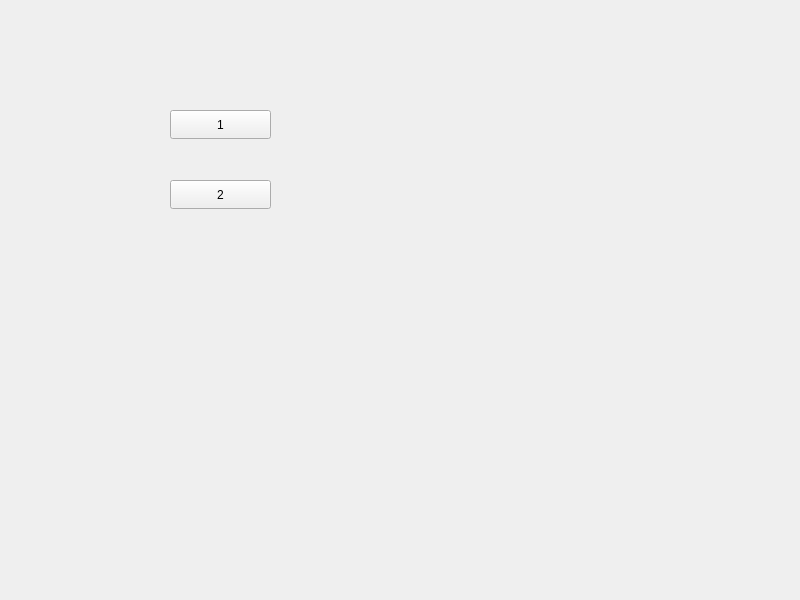
<?xml version="1.0" encoding="UTF-8"?>
<ui version="4.0">
 <class>Widget</class>
 <widget class="QWidget" name="Widget">
  <property name="geometry">
   <rect>
    <x>0</x>
    <y>0</y>
    <width>800</width>
    <height>600</height>
   </rect>
  </property>
  <property name="windowTitle">
   <string>Widget</string>
  </property>
  <widget class="QPushButton" name="pushButton">
   <property name="geometry">
    <rect>
     <x>170</x>
     <y>110</y>
     <width>101</width>
     <height>29</height>
    </rect>
   </property>
   <property name="text">
    <string>1</string>
   </property>
  </widget>
  <widget class="QPushButton" name="pushButton_2">
   <property name="geometry">
    <rect>
     <x>170</x>
     <y>180</y>
     <width>101</width>
     <height>29</height>
    </rect>
   </property>
   <property name="text">
    <string>2</string>
   </property>
  </widget>
 </widget>
 <resources/>
 <connections/>
</ui>
